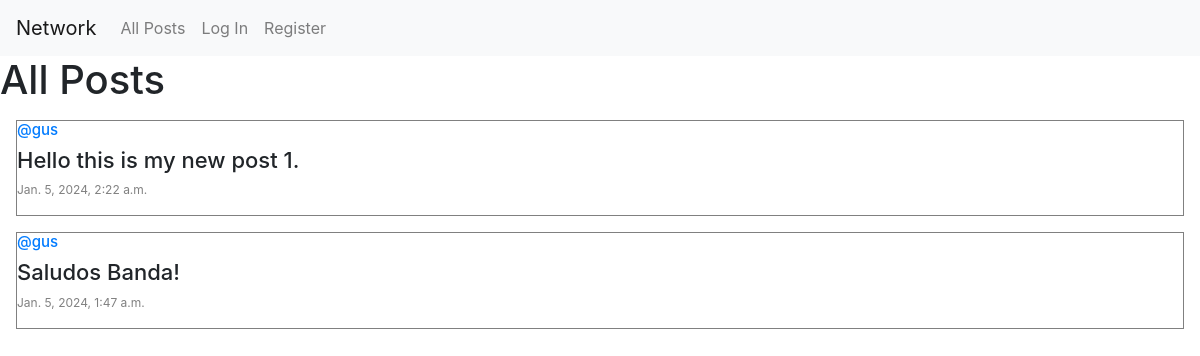
Before: / with the older database file.
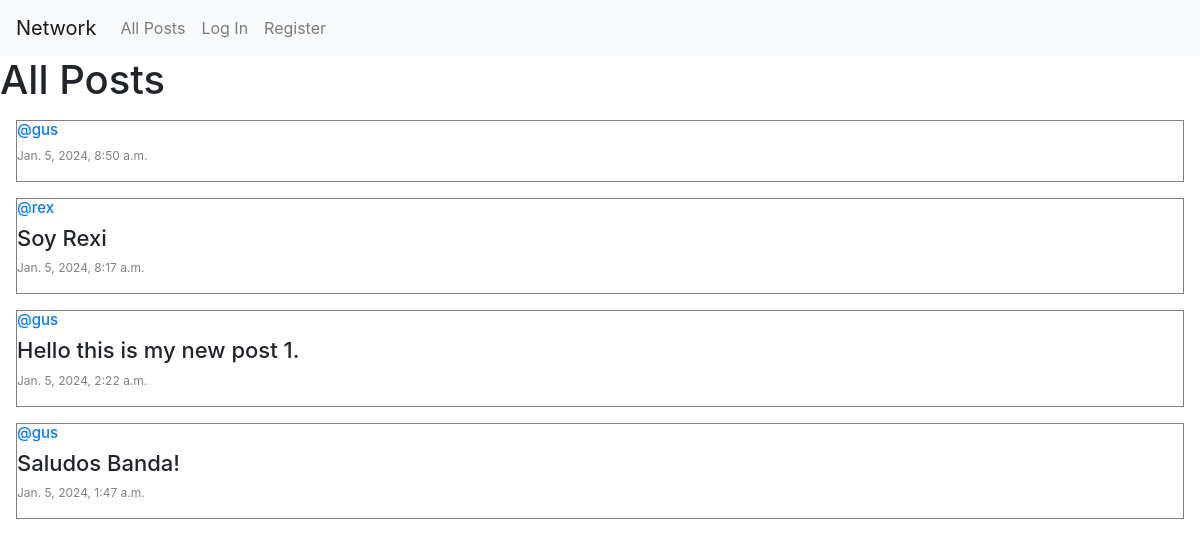
After: the same page with the newer database file.
### network/models.py (models this page shows, shortened)
class Post(models.Model):
    content = models.CharField(max_length=140)
    user = models.ForeignKey(User, on_delete=models.CASCADE, related_name="author")
    date = models.DateTimeField(auto_now_add=True)

class User(AbstractUser):
    pass

### network/views.py (the view)
# urls.py: path("", views.index, name="index"),
def index(request):
    all_posts = Post.objects.all().order_by("id").reverse()
    paginator = Paginator(all_posts, 10)
    page_number = request.GET.get("page")
    posts_on_page = paginator.get_page(page_number)
    return render(
        request,
        "network/index.html",
        {"all_posts": all_posts, "posts_on_page": posts_on_page},
    )

### network/templates/network/index.html (shortened to what this page needs)
{% extends "network/layout.html" %}
{% block body %}
    <h1>All Posts</h1>
        <div>
        {% for post in posts_on_page %}
            <div style="border: solid .1px gray; margin: 1em;" >
                <h5 style="font-size: 15px;"><a href="{% url 'profile' user_id=post.user.id %}">@{{ post.user }}</a></h5>
                <h6 style="font-size: 22px;">{{ post.content }}</h6>
                <p style="color: gray; font-size: 12px;">{{ post.date }}</p>
            </div>
        {% endfor %}
        </div>
{% endblock %}

Changed rows visible on the page:
added Post: user "gus", date "Jan. 5, 2024, 8:50 a.m."
added Post: user "rex", content "Soy Rexi", date "Jan. 5, 2024, 8:17 a.m."
